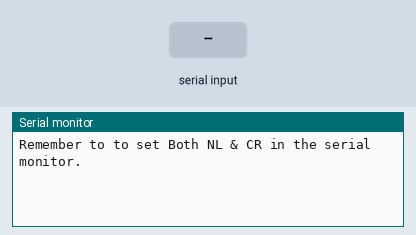
Simulated run of this sketch. Board: Arduino Uno, built with avr-gcc and run on an emulated ATmega328P. Parts: the last lines printed to the serial monitor. Inputs (shaded band) come from the test bench.

Above: at 1.2 s.
1.3 s: "1" received over the second serial link
At 2.0 s:
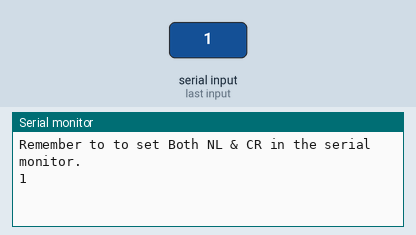
2.8 s: "0" received over the second serial link
At 3.1 s:
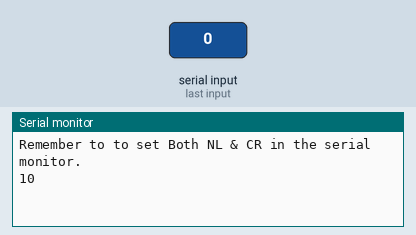

Measured:
- after the input at 1.3 s, the serial monitor: prints a new line at once (image 1)
- after the input at 2.8 s, the serial monitor: prints a new line at once (image 2)

The sketch:

WiFi_RSSI.ino
```cpp
#include <SoftwareSerial.h>
#include "WiFiEsp.h"
SoftwareSerial ESPserial1(3, 2); // RX | TX
SoftwareSerial ESPserial2(4, 5); // RX | TX
SoftwareSerial ESPserial3(6, 7); // RX | TX

const char* ssid = "S20";
const char* pass = "internet!";
int status = WL_IDLE_STATUS;

unsigned long lastConnectionTime = 0;         // last time you connected to the server, in milliseconds
const unsigned long postingInterval = 10000L; // delay between updates, in milliseconds
// Initialize the Ethernet client object
WiFiEspClient client;

void setup()
{ Serial.begin(9600);
  ESPserial1.begin(9600);
  //ESPserial2.begin(9600);
  //ESPserial3.begin(9600);
  Serial.println("");
  Serial.println("Remember to to set Both NL & CR in the serial monitor.");
  /*
  WiFi.init(&ESPserial1);
  //WiFi.init(&ESPserial2);
  //WiFi.init(&ESPserial3);

  // check for the presence of the shield
  if (WiFi.status() == WL_NO_SHIELD) {
    Serial.println("WiFi shield not present");
    // don't continue
    Serial.println("resetting");

  }

  // attempt to connect to WiFi network
  while ( status != WL_CONNECTED) {
    Serial.print("Attempting to connect to WPA SSID: ");
    Serial.println(ssid);
    // Connect to WPA/WPA2 network
    status = WiFi.begin(ssid, pass);
  }

  Serial.println("You're connected to the network");

  printWifiStatus();*/
}

void loop()
{
  // listen for communication from the ESP8266 and then write it to the serial monitor

  if ( ESPserial3.available() ) { Serial.write( ESPserial3.read() ); }

  // listen for user input and send it to the ESP8266

  if ( Serial.available() ) { ESPserial3.write( Serial.read() ); }

  /*// print the received signal strength
  long rssi = WiFi.RSSI();
  Serial.print("Signal strength (RSSI):");
  Serial.print(rssi);
  Serial.println(" dBm");*/
}

void printWifiStatus()
{
  // print the SSID of the network you're attached to
  Serial.print("SSID: ");
  Serial.println(WiFi.SSID());

  // print your WiFi shield's IP address
  IPAddress ip = WiFi.localIP();
  Serial.print("IP Address: ");
  Serial.println(ip);

  // print the received signal strength
  long rssi = WiFi.RSSI();
  Serial.print("Signal strength (RSSI):");
  Serial.print(rssi);
  Serial.println(" dBm");
}
```
